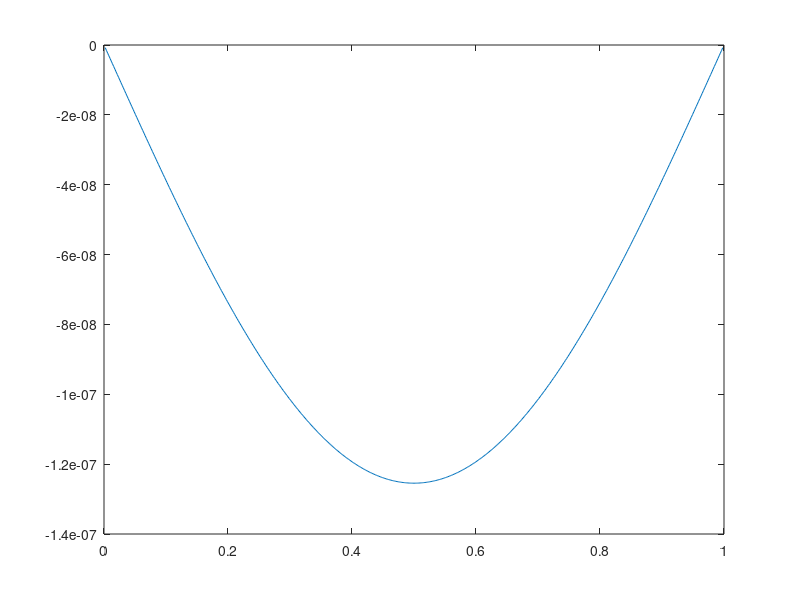

Write MATLAB code to recreate this figure. (Note: this script raises an error after producing the figure.)
global xstar;
Nh = 2^9-1;
h = 1/(Nh+1);
eh = ones(Nh,1);
hmesh = (h:h:1-h)';
k0 = 5.1*pi;
k0round = round(k0/pi)*pi;
k0vec = sin(k0round*hmesh);
k0vec = k0vec / norm(k0vec);
A = 1/h^2 * spdiags([-eh 2*eh -eh], -1:1, Nh, Nh) - ...
  k0^2 * spdiags(eh, 0, Nh, Nh);


f = ( pi^2 - k0^2 ) * sin(pi*hmesh);
f = f - (f' * k0vec) * k0vec;
xstar = A \ f;
xstar = xstar - (xstar' * k0vec) * k0vec
plot(hmesh,xstar-sin(pi*hmesh));
pause

x0 = xstar + rand(Nh,1)*1e-2;
x0 = x0 - (x0' * k0vec) * k0vec;
x = x0;
maxiter = 1000;
err = zeros(maxiter,1);
atv = @(x_)A*(x_);
params=[1d-13 50];

for i = 1 : maxiter
  x = mghelmholtz(Nh, h, k0, h*16, x0, f, params);
  x0 = x;
  plot(x-xstar)
  pause
end
